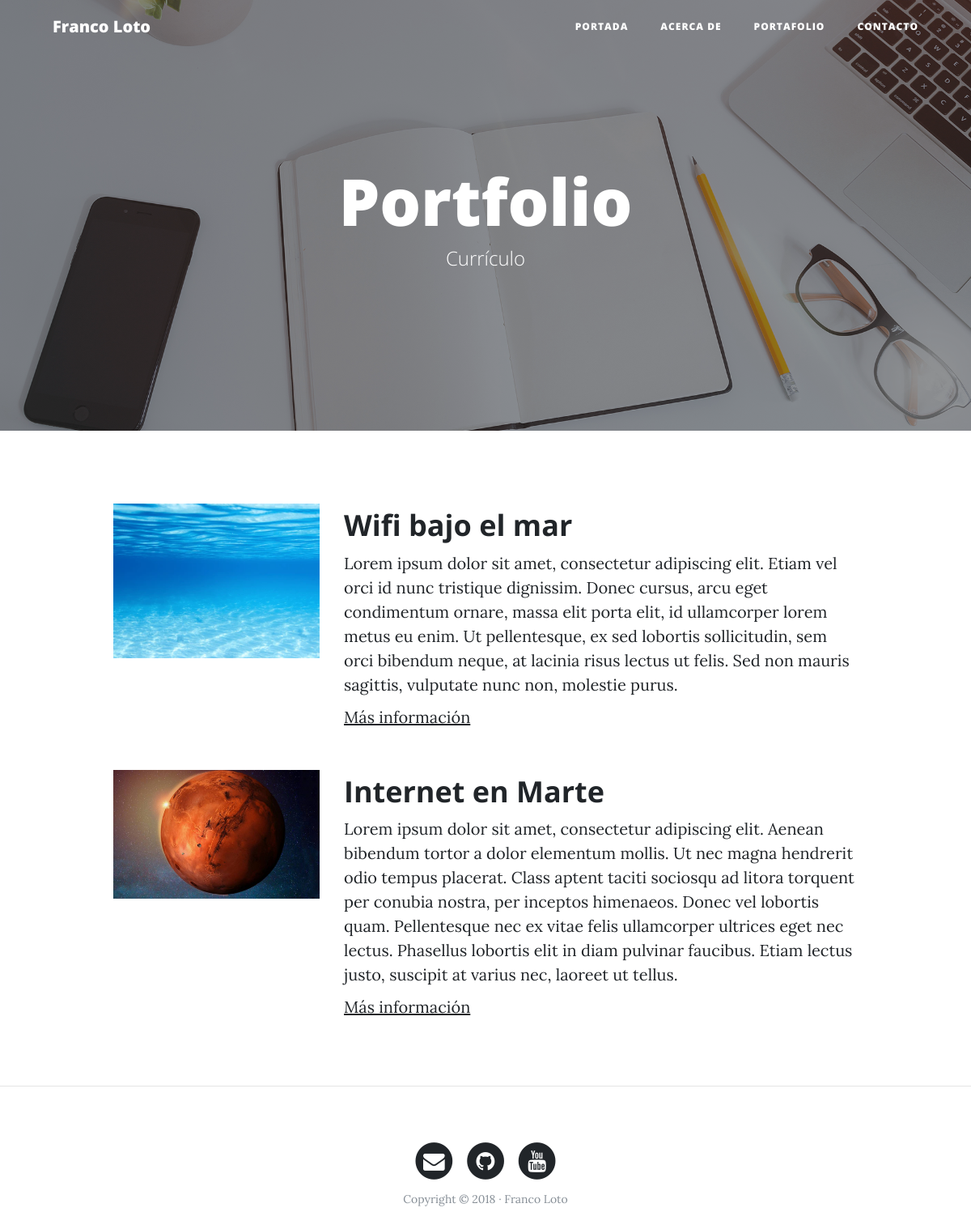
The page /portfolio/ on the database its author committed.
### portfolio/models.py (models this page shows, shortened)
class Project(models.Model):
    title = models.CharField(max_length=200, verbose_name="Título")
    description = models.TextField(verbose_name="Descripción")
    image = models.ImageField(verbose_name="Imágen", upload_to="projects")
    link = models.URLField(verbose_name="Dirección Web", null=True, blank=True)
    created = models.DateTimeField(auto_now_add=True, verbose_name="Fecha de creación")
    updated = models.DateTimeField(auto_now=True, verbose_name="Fecha de la última actualización")
    class Meta:
        verbose_name = "Proyecto"
        verbose_name_plural = "Proyectos"
        ordering = ["-created"]

### portfolio/views.py (the view)
# urls.py: path('portfolio/', portfolio_views.portfolio, name="portfolio"),
def portfolio(request):
    projects = Project.objects.all()
    return render(request, "portfolio/portfolio.html", {'projects': projects})

### portfolio/templates/portfolio/portfolio.html (shortened to what this page needs)
{% extends 'core/base.html' %}
{% block background %}{% load static %}{% static 'core/img/portfolio-bg.jpg' %}{% endblock %}
{% block headers %}
<h1>Portfolio</h1>
<span class="subheading">Currículo</span>
{% endblock %}
{% block content %}
    {% for project in projects %}
        <div class="row project">
            <div class="col-lg-3 col-md-4 offset-lg-1">
                <img class="img-fluid" src="{{project.image.url}}" alt="">
            </div>
            <div class="col-lg-7 col-md-8">
                <h2 class="section-heading title">{{project.title}}</h2>
            <p>{{project.description}}</p>
            {% if project.link %}
                <p><a href="{{project.link}}">Más información</a></p>
            {% endif %}
            </div>
        </div>
    {% endfor %}
{% endblock %}

### core/templates/core/base.html (shortened to what this page needs)
<!DOCTYPE html>
<html lang="es">
  <head>
    {% load static %}
    <link href="{% static 'core/vendor/bootstrap/css/bootstrap.min.css' %}" rel="stylesheet">
    <link href="{% static 'core/vendor/font-awesome/css/font-awesome.min.css' %}" rel="stylesheet" type="text/css">
    <link href="{% static 'core/css/clean-blog.min.css' %}" rel="stylesheet">
  </head>
  <body>
    <nav class="navbar navbar-expand-lg navbar-light fixed-top" id="mainNav">
      <div class="container">
        <a class="navbar-brand" href="index.html">Franco Loto</a>
        <div class="collapse navbar-collapse" id="navbarResponsive">
          <ul class="navbar-nav ml-auto">
            <li class="nav-item">
              <a class="nav-link" href="{% url 'home' %}">Portada</a>
            </li>
            <li class="nav-item">
              <a class="nav-link" href="{% url 'about' %}">Acerca de</a>
            </li>
            <li class="nav-item">
              <a class="nav-link" href="{% url 'portfolio' %}">Portafolio</a>
            </li>
            <li class="nav-item">
              <a class="nav-link" href="{% url 'contact' %}">Contacto</a>
            </li>
          </ul>
        </div>
      </div>
    </nav>
    <header class="masthead" style="background-image: url('{% block background %}{% endblock %}')">
      <div class="overlay"></div>
      <div class="container">
        <div class="row">
          <div class="col-lg-8 col-md-10 mx-auto">
            <div class="site-heading">
              {% block headers %}{% endblock %}
            </div>
          </div>
        </div>
      </div>
    </header>
    <div class="container">
      {% block content %}{% endblock %}
    </div>
    {% if request.path != "/" %}<hr>{% endif %}
    <footer>
      <div class="container">
        <div class="row">
          <div class="col-lg-8 col-md-10 mx-auto">
            <ul class="list-inline text-center">
              <li class="list-inline-item">
                <a href="#">
                  <span class="fa-stack fa-lg">
                    <i class="fa fa-circle fa-stack-2x"></i>
                    <i class="fa fa-envelope fa-stack-1x fa-inverse"></i>
                  </span>
                </a>
              </li>
              <li class="list-inline-item">
                <a href="#">
                  <span class="fa-stack fa-lg">
                    <i class="fa fa-circle fa-stack-2x"></i>
                    <i class="fa fa-github fa-stack-1x fa-inverse"></i>
                  </span>
                </a>
              </li>
              <li class="list-inline-item">
                <a href="#">
                  <span class="fa-stack fa-lg">
                    <i class="fa fa-circle fa-stack-2x"></i>
                    <i class="fa fa-youtube fa-stack-1x fa-inverse"></i>
                  </span>
                </a>
              </li>
            </ul>
            <p class="copyright text-muted">Copyright &copy; 2018 · Franco Loto </p>
          </div>
        </div>
      </div>
    </footer>
  </body>
</html>

### rows shown on the page
Project: image (picture), title "Wifi bajo el mar", description "Lorem ipsum dolor sit amet, consectetur adipiscing elit. Etiam vel orci id nunc tristique dignissim. Donec cursus, arcu eget condimentum ornare, massa elit porta elit, id ullamcorper lorem metus eu enim. Ut pellentesque, ex sed lobortis sollicitudin, sem orci bibendum neque, at lacinia risus lectus ut felis. Sed non mauris sagittis, vulputate nunc non, molestie purus."
Project: image (picture), title "Internet en Marte", description "Lorem ipsum dolor sit amet, consectetur adipiscing elit. Aenean bibendum tortor a dolor elementum mollis. Ut nec magna hendrerit odio tempus placerat. Class aptent taciti sociosqu ad litora torquent per conubia nostra, per inceptos himenaeos. Donec vel lobortis quam. Pellentesque nec ex vitae felis ullamcorper ultrices eget nec lectus. Phasellus lobortis elit in diam pulvinar faucibus. Etiam lectus justo, suscipit at varius nec, laoreet ut tellus."
